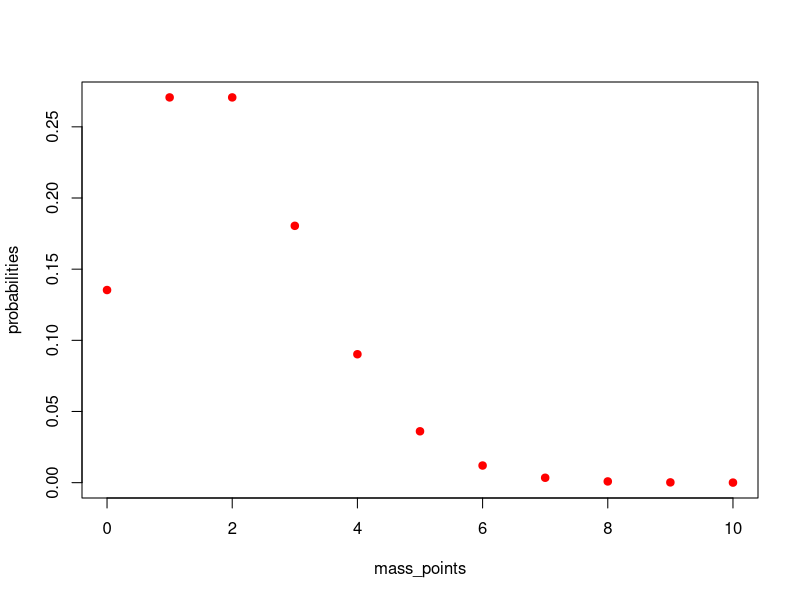
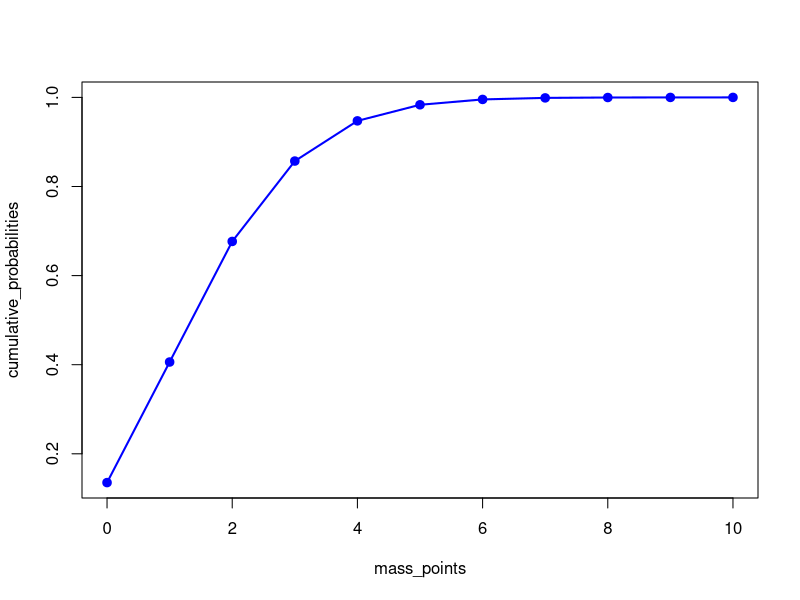

Recreate these plots in R, in order.
mass_points <- 0:10

probabilities <- dpois(mass_points, lambda = 2)

cumulative_probabilities <- ppois(mass_points, lambda = 2)

plot(probabilities ~ mass_points, 
     col = "red", 
     pch = 19)

plot(cumulative_probabilities ~ mass_points, 
     col = "blue", 
     pch = 19, 
     type = "o", 
     lwd = 2)
